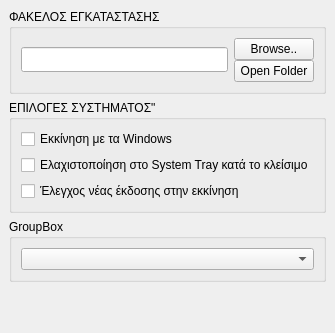
            <widget class="QWidget" name="tab">
             <attribute name="title">
              <string>Σύστημα</string>
             </attribute>
             <layout class="QVBoxLayout" name="verticalLayout_31">
              <property name="leftMargin">
               <number>9</number>
              </property>
              <property name="topMargin">
               <number>9</number>
              </property>
              <property name="rightMargin">
               <number>9</number>
              </property>
              <item>
               <widget class="QGroupBox" name="group_installation">
                <property name="title">
                 <string>ΦΑΚΕΛΟΣ ΕΓΚΑΤΑΣΤΑΣΗΣ</string>
                </property>
                <layout class="QHBoxLayout" name="horizontalLayout_18">
                 <item>
                  <layout class="QVBoxLayout" name="verticalLayout_40">
                   <property name="leftMargin">
                    <number>0</number>
                   </property>
                   <property name="topMargin">
                    <number>0</number>
                   </property>
                   <property name="rightMargin">
                    <number>0</number>
                   </property>
                   <item>
                    <layout class="QHBoxLayout" name="horizontalLayout_19" stretch="2,0">
                     <property name="leftMargin">
                      <number>0</number>
                     </property>
                     <property name="topMargin">
                      <number>0</number>
                     </property>
                     <property name="rightMargin">
                      <number>0</number>
                     </property>
                     <property name="bottomMargin">
                      <number>0</number>
                     </property>
                     <item>
                      <widget class="QLineEdit" name="txt_installPath">
                       <property name="minimumSize">
                        <size>
                         <width>0</width>
                         <height>25</height>
                        </size>
                       </property>
                      </widget>
                     </item>
                     <item>
                      <layout class="QHBoxLayout" name="horizontalLayout_23">
                       <property name="spacing">
                        <number>0</number>
                       </property>
                       <property name="leftMargin">
                        <number>0</number>
                       </property>
                       <item>
                        <layout class="QVBoxLayout" name="verticalLayout_42">
                         <property name="leftMargin">
                          <number>0</number>
                         </property>
                         <property name="topMargin">
                          <number>0</number>
                         </property>
                         <property name="rightMargin">
                          <number>0</number>
                         </property>
                         <property name="bottomMargin">
                          <number>0</number>
                         </property>
                         <item>
                          <widget class="QPushButton" name="btn_browsePath">
                           <property name="maximumSize">
                            <size>
                             <width>16777215</width>
                             <height>16777215</height>
                            </size>
                           </property>
                           <property name="text">
                            <string>Browse..</string>
                           </property>
                          </widget>
                         </item>
                         <item>
                          <widget class="QPushButton" name="btn_openPath">
                           <property name="maximumSize">
                            <size>
                             <width>16777215</width>
                             <height>16777215</height>
                            </size>
                           </property>
                           <property name="text">
                            <string>Open Folder</string>
                           </property>
                          </widget>
                         </item>
                        </layout>
                       </item>
                      </layout>
                     </item>
                    </layout>
                   </item>
                  </layout>
                 </item>
                </layout>
               </widget>
              </item>
              <item>
               <widget class="QGroupBox" name="group_systemOptions">
                <property name="title">
                 <string>ΕΠΙΛΟΓΕΣ ΣΥΣΤΗΜΑΤΟΣ&quot;</string>
                </property>
                <layout class="QVBoxLayout" name="verticalLayout_32">
                 <item>
                  <widget class="QCheckBox" name="chk_startOnBoot">
                   <property name="text">
                    <string>Εκκίνηση με τα Windows</string>
                   </property>
                  </widget>
                 </item>
                 <item>
                  <widget class="QCheckBox" name="chk_minimizeToTray">
                   <property name="text">
                    <string>Ελαχιστοποίηση στο System Tray κατά το κλείσιμο</string>
                   </property>
                  </widget>
                 </item>
                 <item>
                  <widget class="QCheckBox" name="chk_updateToStart">
                   <property name="text">
                    <string>Έλεγχος νέας έκδοσης στην εκκίνηση</string>
                   </property>
                  </widget>
                 </item>
                </layout>
               </widget>
              </item>
              <item>
               <widget class="QGroupBox" name="group_language">
                <property name="title">
                 <string>GroupBox</string>
                </property>
                <layout class="QVBoxLayout" name="verticalLayout_39">
                 <item>
                  <widget class="QComboBox" name="combo_languageSelect"/>
                 </item>
                </layout>
               </widget>
              </item>
              <item>
               <spacer name="verticalSpacer_2">
                <property name="orientation">
                 <enum>Qt::Vertical</enum>
                </property>
                <property name="sizeHint" stdset="0">
                 <size>
                  <width>20</width>
                  <height>40</height>
                 </size>
                </property>
               </spacer>
              </item>
             </layout>
            </widget>
